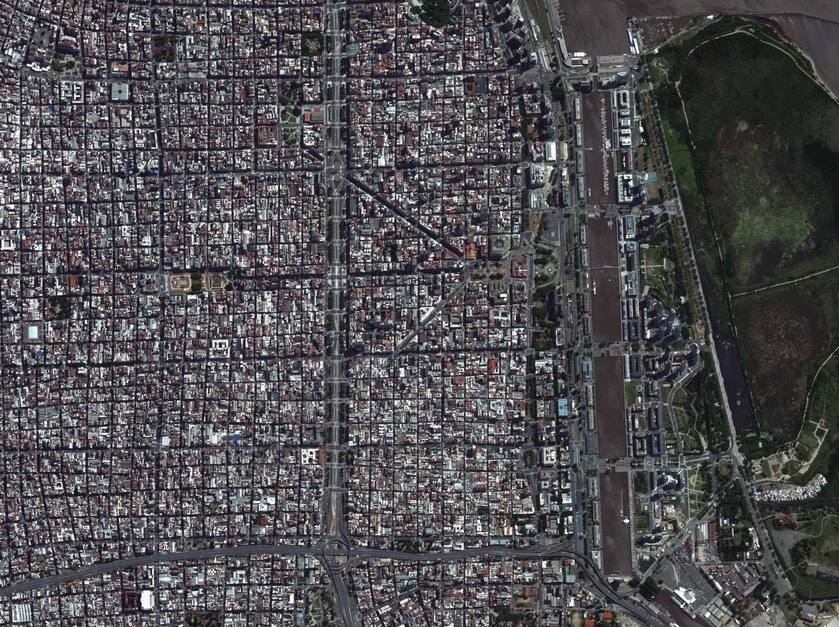
%> input picture Code Matlab/03. Compression/03.1 Matrix Approximation with SVD/Aligned_Picture.jpg, 839 x 627 px
$ octave EffectOfAlignmentOnImageCompWithSVD.m   (GNU Octave 9; MATLAB toolbox functions it lacks are replaced by stand-ins)
%> lines starting %> are read from the running program, lines starting %| are printed output that depends on the picture
clear, clc, close all

M = zeros(201);
M0 = M;
M0(90:110,:) = 1;

figure('Name','Shifted Matrices')
subplot(2,6,1)
hold on
axis off
axis square
imagesc(M0),colormap(gray)

[U,S,V] = svd(M0,'econ');

svalues = diag(S);
subplot(2,6,7)
plot(svalues(1:30),'k-o','LineWidth',2)

x = 1:201;
for i = 1:5
%> this loop made 5 passes; what is shown inside it comes from the first
    f = round(i*10*sin(2*pi/201*x));
    Mi = M;
    for ii = 1:201
        Mi(90+f(ii):110+f(ii),ii) = i;
    end
    [U,S,V] = svd(Mi,'econ');

    subplot(2,6,i+1)
    hold on
    axis off
    axis square
    imagesc(Mi)

    svalues = diag(S);

    subplot(2,6,i+7)
    plot(svalues(1:30),'k-o','LineWidth',2)
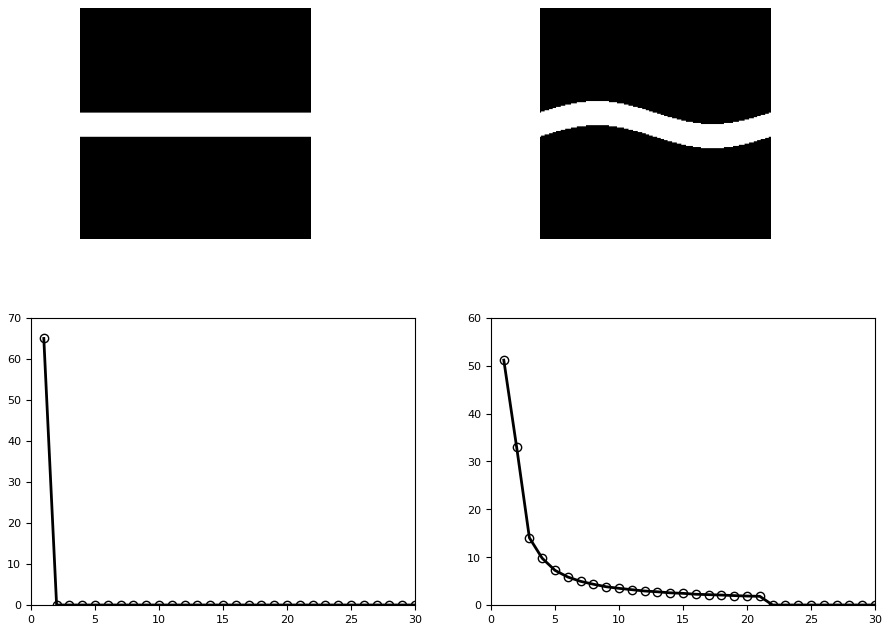
%> figure redrawn from the program's plot data, 4 panels
end
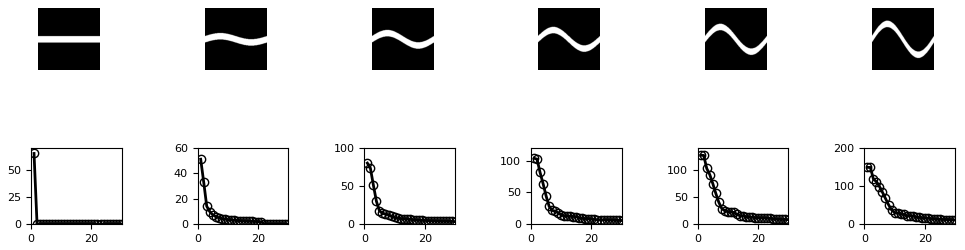
%> figure redrawn from the program's plot data, 12 panels

alimp = imread('Aligned_Picture.jpg');
%> alimp is the input picture: size 627x839x3 uint8; mean R, G, B 79.8, 78.9, 81.6
unalimp = imread('Unaligned_Picture.jpg');
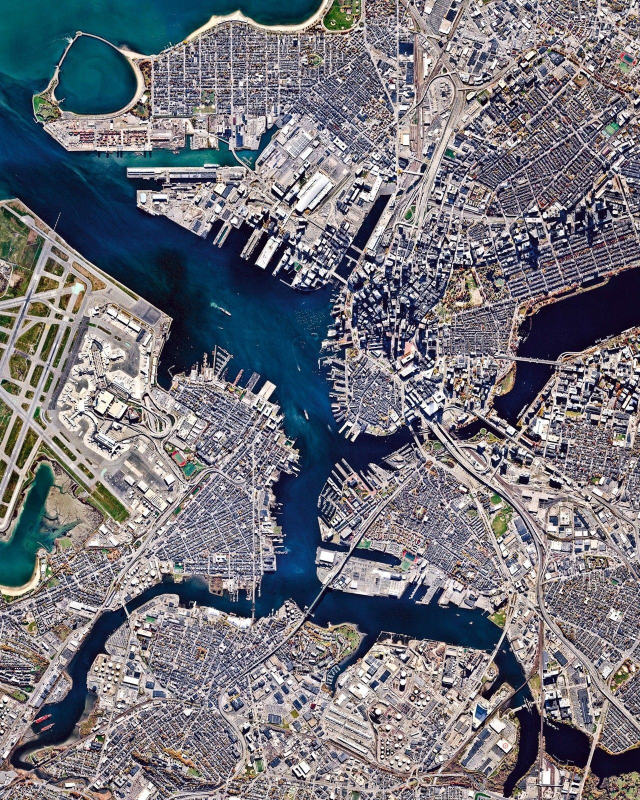
%> input picture Code Matlab/03. Compression/03.1 Matrix Approximation with SVD/Unaligned_Picture.jpg, 1280 x 1600 px (shown at 1/2 size)
%> unalimp is the input picture: size 1600x1280x3 uint8; mean R, G, B 114.6, 114.9, 123.2

al = rgb2gray(alimp);
unal = rgb2gray(unalimp);
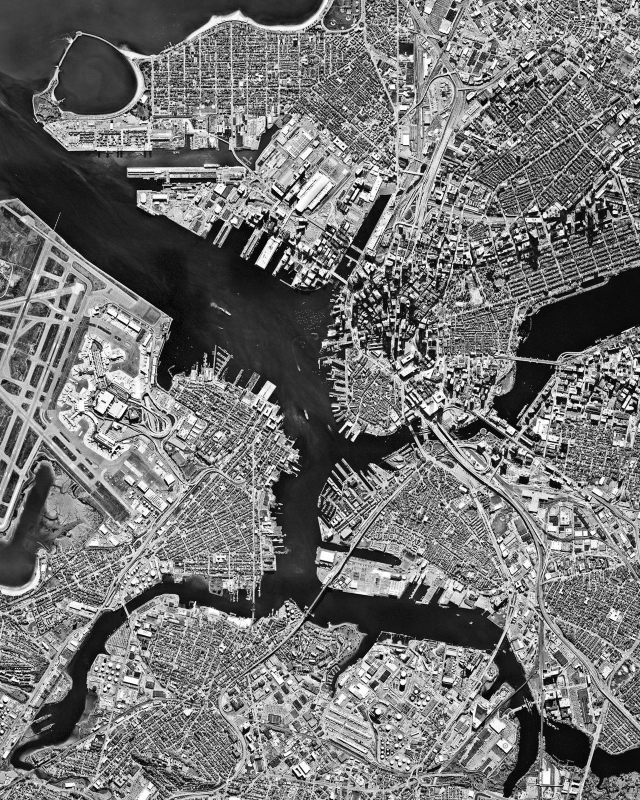
%> unal: size 1600x1280 uint8 (shown at 1/2 size); min 0, max 255, mean 115.8

al = al(1:626,1:500);
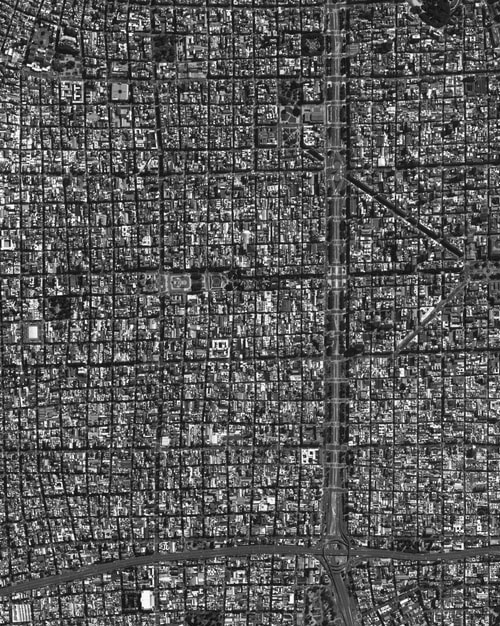
%> al: size 626x500 uint8; min 1, max 255, mean 89.5
unal = unal(200:826,150:650);
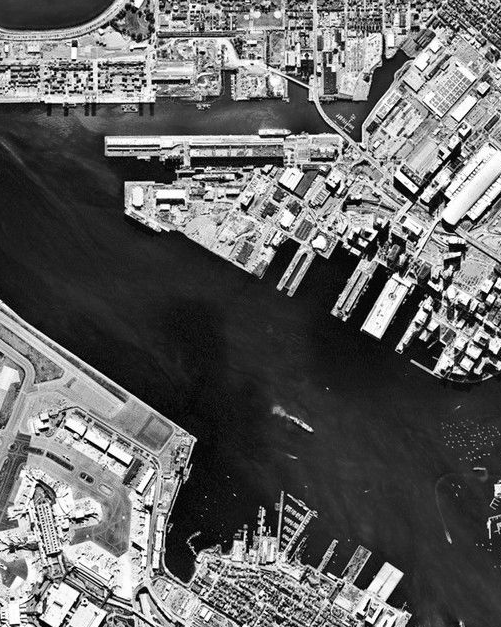
%> unal: size 627x501 uint8; min 0, max 255, mean 101.3

figure('Name','Alignment practical')
subplot(2,2,1)
imshow(al)

subplot(2,2,2)
imshow(unal)

al = double(al);
%> al: size 626x500 double
unal = double(unal);
%> unal: size 627x501 double

[Ua,Sa,Va] = svd(al,'econ');
[Uu,Su,Vu] = svd(unal,'econ');

svalues_aligned = diag(Sa);
%> svalues_aligned = 500 values, max 50537.2 at index 1, min 27.34 at index 500, mean 949.3
svalues_unaligned = diag(Su);
%> svalues_unaligned = 501 values, max 59630.9 at index 1, min 37.8 at index 501, mean 1082.3

subplot(2,2,3)
semilogy(svalues_aligned(1:200),'k-o')
hold off

subplot(2,2,4)
semilogy(svalues_unaligned(1:200),'k-o')
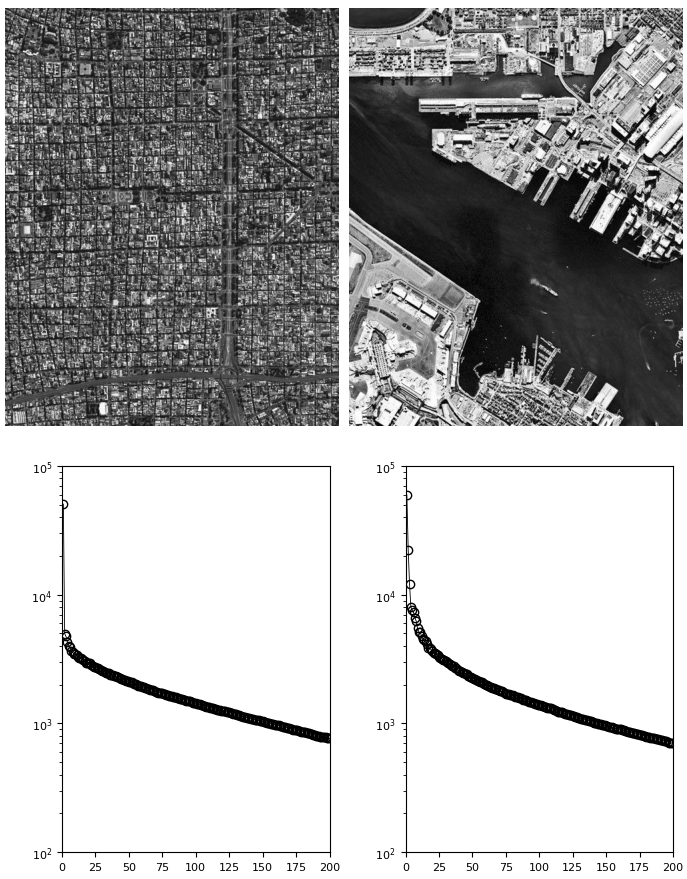
%> figure redrawn from the program's plot data, 4 panels
hold off
